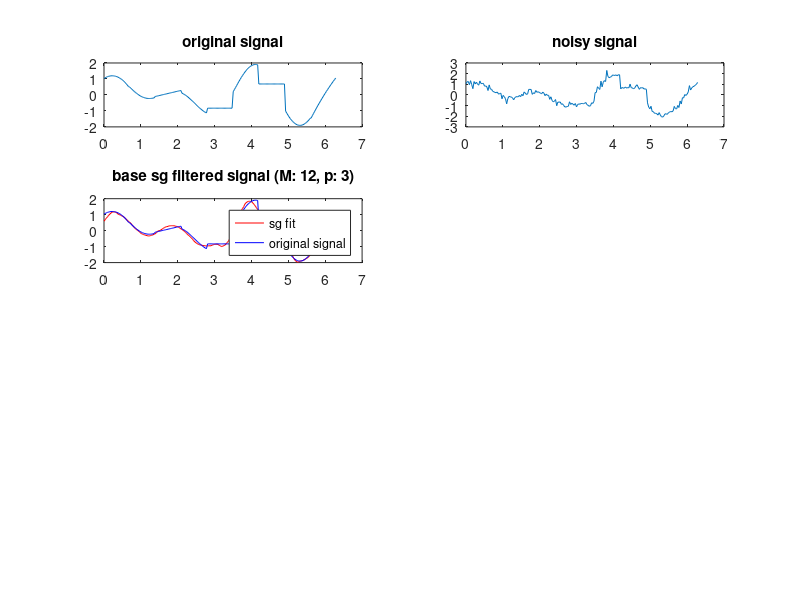

Recreate this plot in MATLAB. (Note: this script raises an error after producing the figure.)
%% clear
clear all;
%% defs

% base savitzky golay implementation
% from https://www.mathworks.com/matlabcentral/answers/335433-how-to-implement-savitzky-golay-filter-without-using-inbuilt-functions
function [A, H, y] = base_sg(signal, M, p)
% refer IEEE paper of Robert Schafer 'What is Savitzky Golay Filter?' for better understanding.
    len = length(signal);
    xn = [zeros(1, M), signal, zeros(1, M)];
    y = zeros(1, len);
    
    [A, H] = construct_least_sq_matrices(M, p);
    
    for i = 1:len
        in = xn(1, i : M+M+i);
        in = in(:);
        y(1,i) = H(1,:) * in; % convolution of the sgfilter's impulse response with the signal values in each window
        % we only need the first row of H -> check page 4 on the article
        % (right column)
        % H(1,:) is the flipped/time-reversed impulse response of the SG filter
    end

end

% applies at a single point only
% must pass the padded signal
function y = apply_sg(n0, extended_signal, H, M)

    window = extended_signal(n0-M : n0+M);
    window = window(:);
    y = H(1,:) * window;
end

% A and H calculation part of 
% from https://www.mathworks.com/matlabcentral/answers/335433-how-to-implement-savitzky-golay-filter-without-using-inbuilt-functions
function [A, H] = construct_least_sq_matrices(M, p)
    d = [-M : M]';
    l = length(d);
    A = zeros(l,p+1); % 2M + 1 many rows, p+1 many cols
    A(:,1) = 1;
    for i = 1:p
        A(:,i+1) = d(:,1).^i;
    end
    % disp(A)
    % disp(size(A))
    
    H = pinv(A' * A) * A';
    % disp(size(H))
end

% noise is quoted in terms of both snr and sigma (std dev) in the article
function sigma = sigma_from_snr(signal, snr_db)
    signal_power = mean(signal(:).^2);
    snr_linear = 10^(snr_db / 10);
    noise_power = signal_power / snr_linear;
    sigma = sqrt(noise_power);
end

%% test generation
N = 200;
t = linspace(0, 2*pi, N);

true_signal = zeros(1,N);

poly_orders = [2,7,1,3,0,4,0,6,2];
% poly_orders = [3];
segment_length = N / length(poly_orders);

for i = 1:length(poly_orders)
    start_idx = round((i-1) * segment_length) + 1;
    end_idx = round(i * segment_length);
    t_segment = t(start_idx:end_idx);
    true_signal(start_idx:end_idx) = polyval(polyfit(t_segment, sin(2*t_segment) + cos(3*t_segment), poly_orders(i)), t_segment);
end

function [noise, sigma] = gen_gauss_noise(true_signal, snr)
    signal_power = mean(true_signal.^2);
    noise_power = signal_power / (10^(snr/10));
    noise = sqrt(noise_power) * randn(size(true_signal));
    % sigma = std(noise);
    sigma = sqrt(noise_power); % more optimal
end

function [noise, sigma] = gen_lapl_noise(true_signal, snr)
    signal_power = mean(true_signal.^2);
    
    noise_power = signal_power / (10^(snr/10));
    
    sigma = sqrt(noise_power);
    
    % For Laplacian distribution, std = b*sqrt(2) 
    % where b is the scale parameter
    laplacian_scale = sigma / sqrt(2);
    
    u1 = rand(size(true_signal));
    u2 = rand(size(true_signal));
    noise = laplacian_scale * (log(u1) - log(u2));
end

function [noise, sigma] = gen_unif_noise(true_signal, snr)
    signal_power = mean(true_signal.^2);
    
    noise_power = signal_power / (10^(snr/10));
    
    sigma = sqrt(noise_power);
    
    % For uniform distribution in range [-a,a], std = a/sqrt(3)
    % So a = std*sqrt(3)
    uniform_range = sigma * sqrt(3);
    
    noise = (2*rand(size(true_signal)) - 1) * uniform_range;
end

function [noise, sigma] = gen_noise(type, true_signal, snr)

    switch type
        case 'gs'
            [noise, sigma] = gen_gauss_noise(true_signal, snr);
        case 'lp'
            [noise, sigma] = gen_lapl_noise(true_signal, snr);
        case 'un'
            [noise, sigma] = gen_unif_noise(true_signal, snr);
        otherwise
            assert(0); % fail
    end % switch

end

snr = 15; % db
% noise = sigma * randn(size(true_signal));
% [gauss_noise, sigma] = gen_gauss_noise(true_signal, snr);
[noise, sigma] = gen_noise('lp', true_signal, snr);
noisy_signal = true_signal + noise;

%% main

%
% PARAMETERS:
% base sg params:
M = 12; p = 3; 
% optim params
p_min = 0; p_max = 7;
M_min = 4; M_max = 20;

%
% PLOTTING PARAMS
grid_r = 4; grid_c = 2; 


figure;
% orig signal
subplot(grid_r, grid_c, 1);
plot(t, true_signal);
title("original signal");

% nosiy signal
subplot(grid_r, grid_c, 2);
plot(t, noisy_signal);
title("noisy signal");

% sg filtered signal
subplot(grid_r, grid_c, 3);

[A, H, base_sg_res] = base_sg(noisy_signal, M, p);

plot(t, base_sg_res, 'r-');
hold on;
plot(t, true_signal, 'b-');
title(sprintf("base sg filtered signal (M: %d, p: %d)", M, p));
legend('sg fit', 'original signal');

% RISK ESTIMATES PLOT
Rs = zeros(1, length(noisy_signal));

% evaluate R at all centers of windows of size 2*M+1
for n0_i = [M+1:length(noisy_signal)-M]
    R = risk_estimate(M, n0_i, A, H, [zeros(1,M), noisy_signal, zeros(1, M)], sigma);
    Rs(n0_i) = R;
    % fprintf("Risk estimate for %d to %d: %d\n",n0-M, n0+M, R);
end

subplot(grid_r, grid_c, 4);
plot(t, Rs);
title(sprintf("Risk estimates at different window centers (M: %d, p: %d)", M, p));

% OPTIMAL ORDER PLOT
opt_orders = zeros(1, length(noisy_signal));

for n0_i = [M+1:length(noisy_signal)-M]
    [~, order] = select_opt_order(M, n0_i, noisy_signal, sigma, p_min, p_max);
    opt_orders(n0_i) = order;
end

subplot(grid_r, grid_c, 5);
plot(t, opt_orders);
title("Optimal orders at different window centers");

% OPTIMAL LENGTHS PLOT

opt_lens = zeros(1, length(noisy_signal));

% we pass the actual order of the signal based on where n0 is
% this is an ideal assumption to see how the filter length selection
% performs
segment_progress = 1;
segment = 1;

% fprintf("length section\n");
for n0_i = [1:length(noisy_signal)]
    p = poly_orders(segment); % this part ensures that we fit with the correct p
    if segment_progress > segment_length
        segment = segment + 1;
        segment_progress = 1;
    end

    [~, len] = select_opt_filt_len(p, n0_i, noisy_signal, sigma, M_min, M_max);
    opt_lens(n0_i) = len;
end

subplot(grid_r, grid_c, 6);
plot(t, opt_lens);
title("Optimal filter lengths at different window centers");

% SIMULTANEOUS OPTIMIZATION PLOT
sim_opt_lens = zeros(1, length(noisy_signal));
sim_opt_ords = zeros(1, length(noisy_signal));

for n0_i = [1:length(noisy_signal)]
    [~, p, m] = simult_optim(n0_i, noisy_signal, sigma, p_min, p_max, M_min, M_max);
    sim_opt_ords(n0_i) = p;
    sim_opt_lens(n0_i) = m;
    % fprintf("p: %d, m: %d\n", p, m);
end % for: n0

subplot(grid_r, grid_c, 7);
plot(t, sim_opt_lens, "g");
title("Simulatenously optimized filter lengths");

subplot(grid_r, grid_c, 8);
plot(t, sim_opt_ords, "g");
title("Simulatenously optimized orders");


% SG WITH SIMULT OPTIM

% todo: calculate A and H only once and pass them to the simult optim
% result
figure;

filtered_signal = zeros(1, length(noisy_signal));

for n0 = [1:length(noisy_signal)]
    [~, p, m] = simult_optim(n0, noisy_signal, sigma, p_min, p_max, M_min, M_max);
    [~, H] = construct_least_sq_matrices(m, p);
    filtered_signal(n0) = apply_sg(n0+m, [zeros(1,m), noisy_signal, zeros(1,m)], H, m);
end

plot(t, filtered_signal, "r-");
hold on;
title("SG with simult optimizations");
% plot(t, noisy_signal, "cyan");
plot(t, true_signal, "black", "LineWidth", 2);
plot(t, base_sg_res, "green");
legend('adaptive fit', 'actual signal', 'base sg fit');

fprintf("MSE between filtered results and the TRUE signal:\n");
mse_filtered = sum((true_signal - filtered_signal).^2) / (length(filtered_signal));
fprintf("\tMSE of filtered signal: %f\n", mse_filtered); % we see actual improvement here, nice : )

mse_base_sg = sum((true_signal - base_sg_res).^2) / (length(base_sg_res));
fprintf("\tMSE of base sg filtered signal: %f\n", mse_base_sg);

%% paper's algo's implementation

% A and H come from least squares regression
% this is formula 15 from the paper
% GUE-MSE (general unbiased estimate of mean squared error)
% !!!! n0 has to be the center of the window
function R = risk_estimate(M, n0, A, H, signal, sigma)
    % fprintf("dims A: %dx%d ", size(A,1), size(A,2));
    % fprintf("dims H: %dx%d ", size(H,1), size(H,2));
    % fprintf("dims signal: %dx%d\n", size(signal,1), size(signal,2));

    sigma_sq = sigma * sigma;
    wind_size = 2*M + 1;
    % fprintf("n0: %d, M: %d\n", n0, M);
    x = signal(n0-M:n0+M)'; % signal window transposed

    term1 = norm(A * H * x)^2;
    term2 = -2 * x' * H' * A' * x;
    term3 = 2 * sigma_sq * sum( diag(H' * A') );
    term4 = norm(x)^2;

    R = (1/wind_size) * (term1 + term2 + term3 + term4) - sigma_sq;
end

function R = regularized_risk_estimate(M, n0, A, H, signal, sigma)
    lambda = 12 * sigma.^2;
    R_base = risk_estimate(M, n0, A, H, signal, sigma);
    regularizer = (lambda / (2 * M + 1) ) * sum( diag( (A * H).^2 ) );
    R = R_base + regularizer;
end

function [R_min, p_opt] = select_opt_order(M, n0, signal, sigma, p_min, p_max)
    % todo: use the arguments or whatever thing matlab has for param
    % checking
    assert(2*M > p_max); % require
    assert(p_max > p_min);

    Rs = zeros(1, p_max - p_min + 1);
    % disp(Rs)
    % p = p_min;

    for p = p_min : p_max
        % disp(p);
        [A, H] = construct_least_sq_matrices(M, p);
        % TODO: SHOULD WE NOT BE PADDING THE SIGNAL BELOW???!!!
        Rs(p - p_min + 1) = risk_estimate(M, n0, A, H, signal, sigma);
        % disp(Rs);
    end

    [R_min, p_opt] = min(Rs); % p_opt is assigned the index of the min. R val's order, it is not necessarily the min order
    p_opt = p_opt + p_min - 1; % must add p_min to get the correct order, -1 since arrays start at index 1 in matlab
end

function [R_min, M_opt] = select_opt_filt_len(p, n0, signal, sigma, M_min, M_max)

    assert(2*M_min > p);
    assert(M_max > M_min);
    
    Rs = zeros(1, M_max - M_min + 1);
    
    for m = M_min : M_max
        [A, H] = construct_least_sq_matrices(m, p);
        % we pad the signal so that we can calculate the filter lengths at
        % the beginning and the end
        % we need to pass n0+m since we padded the signal
        Rs(m - M_min + 1) = risk_estimate(m, n0+m, A, H, [zeros(1, m), signal, zeros(1, m)], sigma);
    end

    [R_min, M_opt] = min(Rs); % M_opt is assigned the index where we ge tthe min R val. We need to add M_min to get the real
    % disp(Rs);
    % fprintf("M_opt: %d\n", M_opt);
    M_opt = M_opt + M_min - 1;
end

% this is the G-FL-O algo
function [R_min, p_opt, M_opt] = simult_optim(n0, signal, sigma, p_min, p_max, M_min, M_max)

    assert(2*M_min > p_max);
    assert(M_max > M_min);
    assert(p_max > p_min);
    
    Rs = zeros(p_max - p_min + 1, M_max - M_min +1);

    for p = p_min : p_max
        for m = M_min : M_max

            [A, H] = construct_least_sq_matrices(m, p);
            Rs(p - p_min + 1, m - M_min + 1) = risk_estimate(m, n0+m, A, H, [zeros(1,m), signal, zeros(1,m)], sigma);
            % fprintf("p: %d, m: %d, R: %d\n", p, m, Rs(p - p_min + 1, m - M_min + 1));
        end % for: M
    end % for: p

    [R_min, min_flat_idx] = min( Rs(:) ); % this get shte flattened vector's index
    [p_opt, M_opt] = ind2sub(size(Rs), min_flat_idx); % we convert it to matrix index
    p_opt = p_opt + p_min -1;
    M_opt = M_opt + M_min -1;
end
